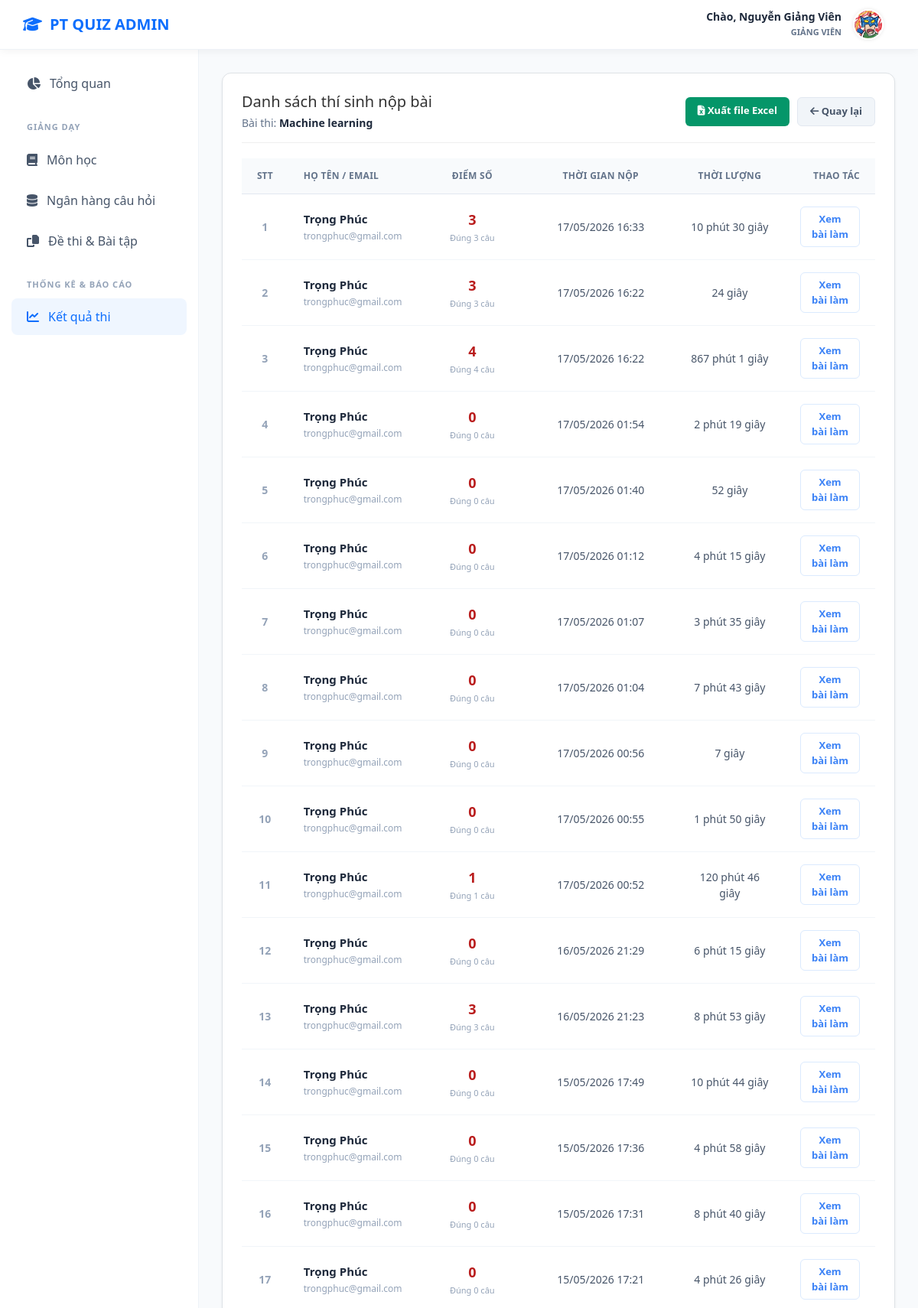
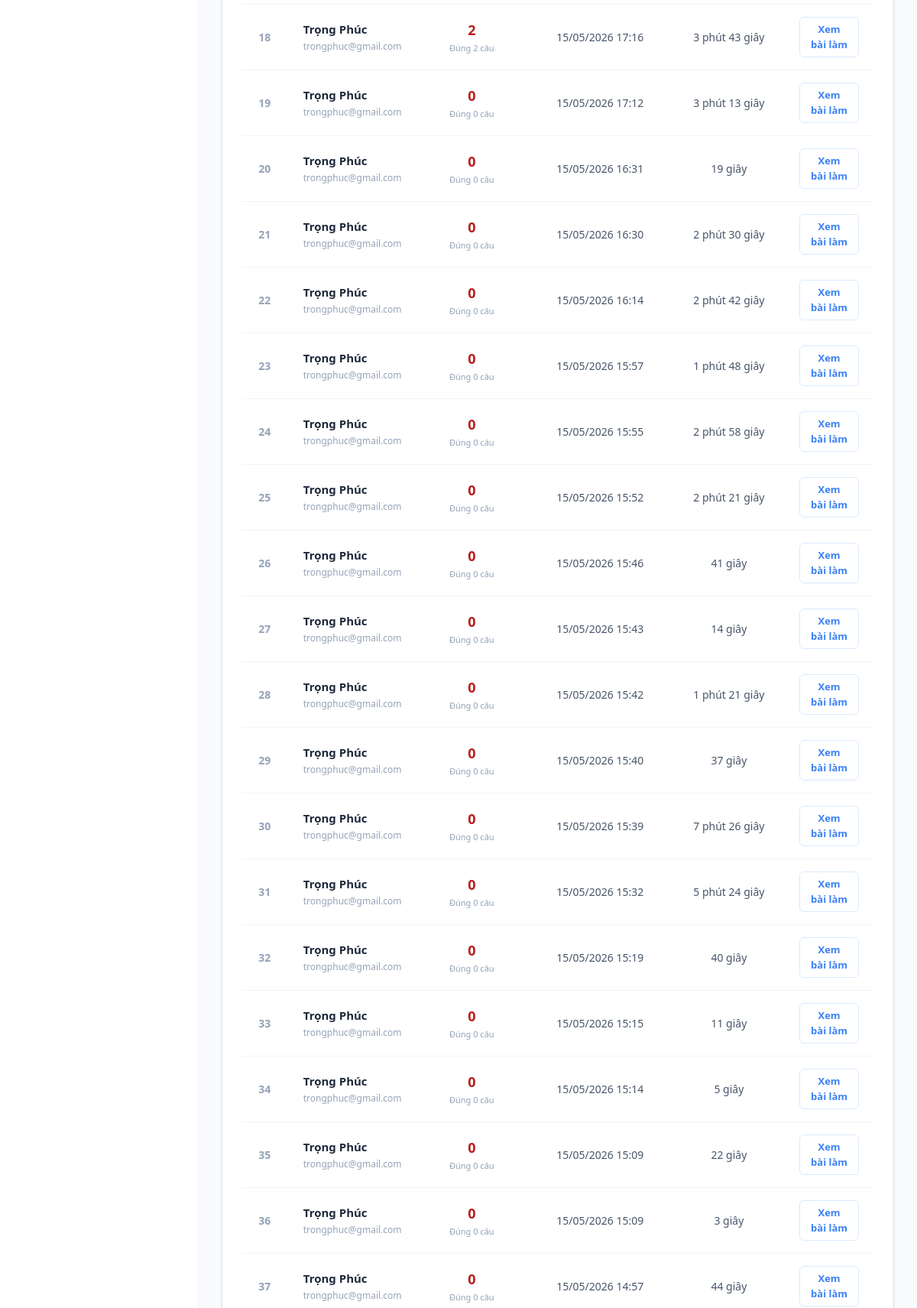
The page /index.php?act=ketqua-thi&id_baithi=39 (signed in, upper part) on the database its author committed (2 pictures, top to bottom).
### tables this page shows
CREATE TABLE `baithi` (
  `id_baithi` int(11) NOT NULL,
  `id_monhoc` int(11) DEFAULT NULL,
  `ten_baithi` varchar(255) DEFAULT NULL,
  `mieuta` text DEFAULT NULL,
  `tongcauhoi` int(11) DEFAULT NULL,
  `thoigianlam` int(11) DEFAULT NULL,
  `thoigianbatdau` datetime DEFAULT NULL,
  `thoigianketthuc` datetime DEFAULT NULL,
  `trangthai` varchar(50) DEFAULT NULL,
  `xao_tron` tinyint(1) NOT NULL DEFAULT 0,
  `hien_dapan` tinyint(1) DEFAULT 0,
  `ngaytao` datetime DEFAULT NULL
);

CREATE TABLE `lanthi` (
  `id_lanthi` int(11) NOT NULL,
  `id_nguoidung` int(11) DEFAULT NULL,
  `id_baithi` int(11) DEFAULT NULL,
  `thoigianbatdau` datetime DEFAULT NULL,
  `thoigiannop` datetime DEFAULT NULL,
  `diem` float DEFAULT NULL,
  `thoigianconlai` int(11) DEFAULT NULL,
  `cautraloi_tam` text DEFAULT NULL,
  `trangthai` varchar(50) DEFAULT NULL,
  `socaudung` int(11) DEFAULT NULL,
  `tongdiem_toida` float DEFAULT NULL,
  `last_active` datetime DEFAULT NULL,
  `session_token` varchar(255) DEFAULT NULL
);

CREATE TABLE `nguoidung` (
  `id_nguoidung` int(11) NOT NULL,
  `email` varchar(100) DEFAULT NULL,
  `matkhau` varchar(255) DEFAULT NULL,
  `reset_token` varchar(64) DEFAULT NULL,
  `reset_token_expire` datetime DEFAULT NULL,
  `ten` varchar(100) DEFAULT NULL,
  `vaitro` varchar(50) DEFAULT NULL,
  `trangthai` varchar(50) DEFAULT NULL,
  `ngaytao` datetime DEFAULT NULL,
  `avatar` varchar(255) DEFAULT 'default.png'
);

### controller/giangvien/ketqua.controller.php (called while the page is built, shortened)
<?php
require_once __DIR__ . "/../../model/giangvien/ketqua.model.php";
function ketqua_index() {
    $id_giangvien = $_SESSION['user']['id_nguoidung'] ?? 0;
    if (isset($_GET['id_baithi'])) {
        $id_baithi = (int)$_GET['id_baithi'];
        $submissions = get_exam_submissions($id_baithi);
        $conn = Database::connect();
        $stmt = $conn->prepare("SELECT ten_baithi FROM baithi WHERE id_baithi = ?");
        $stmt->bind_param("i", $id_baithi);
        $stmt->execute();
        $baithi = $stmt->get_result()->fetch_assoc();
        return [
            'id_baithi' => $id_baithi,
            'title' => "Kết quả: " . ($baithi['ten_baithi'] ?? '---'),
            'view' => "views/giangvien/ketqua/submissions.php",
            'data' => $submissions,
            'baithi' => $baithi
        ];
    }
    $list_baithi = get_exam_results_summary($id_giangvien);
    return [
        'title' => "Kết quả thi",
        'view' => "views/giangvien/ketqua/list.php",
        'data' => $list_baithi
    ];
}

### model/giangvien/ketqua.model.php (called while the page is built, shortened)
<?php
function get_exam_submissions($id_baithi) {
    $conn = Database::connect();
    $sql = "SELECT
                l.id_lanthi,
                l.id_nguoidung,
                n.ten as ten_thisinh,
                n.email as email_thisinh,
                l.diem,
                l.socaudung,
                l.thoigianbatdau,
                l.thoigiannop,
                TIMESTAMPDIFF(SECOND, l.thoigianbatdau, l.thoigiannop) as thoi_gian_lam_giay
            FROM lanthi l
            JOIN nguoidung n ON l.id_nguoidung = n.id_nguoidung
            WHERE l.id_baithi = ? AND l.trangthai = 'done'
            ORDER BY l.thoigiannop DESC";
    $stmt = $conn->prepare($sql);
    $stmt->bind_param("i", $id_baithi);
    $stmt->execute();
    $result = $stmt->get_result();
    $data = $result->fetch_all(MYSQLI_ASSOC);
    return $data;
}

### views/giangvien/ketqua/submissions.php (the view)
<div class="card" style="background: white; padding: 25px; border-radius: 12px; border: 1px solid #dee2e6; box-shadow: 0 2px 4px rgba(0,0,0,0.05);">
    <div style="display: flex; justify-content: space-between; align-items: center; margin-bottom: 20px; padding-bottom: 15px; border-bottom: 1px solid #eee;">
        <div>
            <h2 style="margin: 0; color: #333; font-size: 20px;">Danh sách thí sinh nộp bài</h2>
            <div style="margin-top: 5px; color: #64748b; font-size: 14px;">
                Bài thi: <strong style="color: #1e293b;"><?= htmlspecialchars($baithi['ten_baithi'] ?? '---') ?></strong>
            </div>
        </div>
        <div style="display:flex; gap:10px;">
            <a href="api/ketqua/export-excel?id_baithi=<?= $id_baithi ?>"
               style="background:#059669; color:white; padding:8px 16px; border-radius:6px; text-decoration:none; font-size:13px; font-weight:600; border:none;">
               <i class="fas fa-file-excel"></i> Xuất file Excel
            </a>
            <a href="index.php?act=ketqua-thi"
               style="background:#f1f5f9; color:#475569; padding:8px 16px; border-radius:6px; text-decoration:none; font-size:13px; font-weight:600; border:1px solid #e2e8f0;">
               <i class="fas fa-arrow-left"></i> Quay lại
            </a>
        </div>
    </div>
    <table style="width: 100%; border-collapse: collapse;">
        <thead>
            <tr style="background: #f8fafc; border-bottom: 1px solid #e2e8f0;">
                <th style="padding: 14px 20px; text-align: center; color:#64748b; font-size:12px; font-weight:600; text-transform:uppercase; width:60px;">STT</th>
                <th style="padding: 14px 20px; text-align: left; color:#64748b; font-size:12px; font-weight:600; text-transform:uppercase; letter-spacing:0.025em;">Họ tên / Email</th>
                <th style="padding: 14px 20px; text-align: center; color:#64748b; font-size:12px; font-weight:600; text-transform:uppercase; letter-spacing:0.025em; width:150px;">Điểm số</th>
                <th style="padding: 14px 20px; text-align: center; color:#64748b; font-size:12px; font-weight:600; text-transform:uppercase; letter-spacing:0.025em; width:200px;">Thời gian nộp</th>
                <th style="padding: 14px 20px; text-align: center; color:#64748b; font-size:12px; font-weight:600; text-transform:uppercase; letter-spacing:0.025em; width:150px;">Thời lượng</th>
                <th style="padding: 14px 20px; text-align: right; color:#64748b; font-size:12px; font-weight:600; text-transform:uppercase; letter-spacing:0.025em; width:120px;">Thao tác</th>
            </tr>
        </thead>
        <tbody>
            <?php if (empty($data)): ?>
                <tr>
                    <td colspan="6" style="text-align:center; padding:40px; color:#94a3b8;">Chưa có thí sinh nào nộp bài thi này.</td>
                </tr>
            <?php else: ?>
                <?php foreach ($data as $index => $sub): ?>
                    <tr style="border-bottom:1px solid #f1f5f9; cursor:pointer;"
                        onclick="window.location.href='index.php?act=ketqua-thi&id_lanthi=<?= $sub['id_lanthi'] ?>'"
                        onmouseover="this.style.background='#f8fafc'" onmouseout="this.style.background='white'">
                        <td style="padding:16px 20px; text-align:center; color:#94a3b8; font-size:14px; font-weight:600;"><?= $index + 1 ?></td>
                        <td style="padding:16px 20px;">
                            <div style="font-weight:700; color:#1e293b; font-size:15px;"><?= htmlspecialchars($sub['ten_thisinh']) ?></div>
                            <div style="font-size:12px; color:#94a3b8; margin-top:2px;"><?= htmlspecialchars($sub['email_thisinh']) ?></div>
                        </td>
                        <td style="padding:16px 20px; text-align:center;">
                            <?php
                                $color = '#1e293b';
                                if ($sub['diem'] >= 8) $color = '#15803d';
                                elseif ($sub['diem'] >= 5) $color = '#1d4ed8';
                                else $color = '#b91c1c';
                            ?>
                            <div style="font-size:18px; font-weight:800; color:<?= $color ?>;"><?= $sub['diem'] ?></div>
                            <div style="font-size:11px; color:#94a3b8; margin-top:2px;">Đúng <?= $sub['socaudung'] ?> câu</div>
                        </td>
                        <td style="padding:16px 20px; text-align:center; color:#475569; font-size:14px;">
                            <?= date('d/m/Y H:i', strtotime($sub['thoigiannop'])) ?>
                        </td>
                        <td style="padding:16px 20px; text-align:center; color:#475569; font-size:14px;">
                            <?php
                                $s = $sub['thoi_gian_lam_giay'];
                                if ($s < 60) echo $s . " giây";
                                else echo floor($s / 60) . " phút " . ($s % 60) . " giây";
                            ?>
                        </td>
                        <td style="padding:16px 20px; text-align:right;">
                            <button style="background:#fff; color:#3b82f6; border:1px solid #dbeafe; padding:6px 12px; border-radius:6px; cursor:pointer; font-size:13px; font-weight:600;">Xem bài làm</button>
                        </td>
                    </tr>
                <?php endforeach; ?>
            <?php endif; ?>
        </tbody>
    </table>
</div>

### views/layouts/header.php (style rules this page uses)
:root { --primary-blue: #0d6efd; --dark-text: #212529; --light-bg: #f8fafc; --sidebar-bg: #ffffff; }
body { margin: 0; font-family: 'Segoe UI', sans-serif; background: var(--light-bg); }

### rows shown on the page
baithi: ten_baithi "Machine learning"
lanthi: id_nguoidung.ten "Trọng Phúc", id_nguoidung.email "trongphuc@gmail.com", diem "3", socaudung "3", thoigiannop "17/05/2026 16:33", s "10", s "30"
lanthi: id_nguoidung.ten "Trọng Phúc", id_nguoidung.email "trongphuc@gmail.com", diem "3", socaudung "3", thoigiannop "17/05/2026 16:22", s "24"
lanthi: id_nguoidung.ten "Trọng Phúc", id_nguoidung.email "trongphuc@gmail.com", diem "4", socaudung "4", thoigiannop "17/05/2026 16:22", s "867", s "1"
lanthi: id_nguoidung.ten "Trọng Phúc", id_nguoidung.email "trongphuc@gmail.com", diem "0", socaudung "0", thoigiannop "17/05/2026 01:54", s "2", s "19"
lanthi: id_nguoidung.ten "Trọng Phúc", id_nguoidung.email "trongphuc@gmail.com", diem "0", socaudung "0", thoigiannop "17/05/2026 01:40", s "52"
lanthi: id_nguoidung.ten "Trọng Phúc", id_nguoidung.email "trongphuc@gmail.com", diem "0", socaudung "0", thoigiannop "17/05/2026 01:12", s "4", s "15"
lanthi: id_nguoidung.ten "Trọng Phúc", id_nguoidung.email "trongphuc@gmail.com", diem "0", socaudung "0", thoigiannop "17/05/2026 01:07", s "3", s "35"
lanthi: id_nguoidung.ten "Trọng Phúc", id_nguoidung.email "trongphuc@gmail.com", diem "0", socaudung "0", thoigiannop "17/05/2026 01:04", s "7", s "43"
lanthi: id_nguoidung.ten "Trọng Phúc", id_nguoidung.email "trongphuc@gmail.com", diem "0", socaudung "0", thoigiannop "17/05/2026 00:56", s "7"
lanthi: id_nguoidung.ten "Trọng Phúc", id_nguoidung.email "trongphuc@gmail.com", diem "0", socaudung "0", thoigiannop "17/05/2026 00:55", s "1", s "50"
lanthi: id_nguoidung.ten "Trọng Phúc", id_nguoidung.email "trongphuc@gmail.com", diem "1", socaudung "1", thoigiannop "17/05/2026 00:52", s "120", s "46"
lanthi: id_nguoidung.ten "Trọng Phúc", id_nguoidung.email "trongphuc@gmail.com", diem "0", socaudung "0", thoigiannop "16/05/2026 21:29", s "6", s "15"
lanthi: id_nguoidung.ten "Trọng Phúc", id_nguoidung.email "trongphuc@gmail.com", diem "3", socaudung "3", thoigiannop "16/05/2026 21:23", s "8", s "53"
lanthi: id_nguoidung.ten "Trọng Phúc", id_nguoidung.email "trongphuc@gmail.com", diem "0", socaudung "0", thoigiannop "15/05/2026 17:49", s "10", s "44"
lanthi: id_nguoidung.ten "Trọng Phúc", id_nguoidung.email "trongphuc@gmail.com", diem "0", socaudung "0", thoigiannop "15/05/2026 17:36", s "4", s "58"
lanthi: id_nguoidung.ten "Trọng Phúc", id_nguoidung.email "trongphuc@gmail.com", diem "0", socaudung "0", thoigiannop "15/05/2026 17:31", s "8", s "40"
lanthi: id_nguoidung.ten "Trọng Phúc", id_nguoidung.email "trongphuc@gmail.com", diem "0", socaudung "0", thoigiannop "15/05/2026 17:21", s "4", s "26"
lanthi: id_nguoidung.ten "Trọng Phúc", id_nguoidung.email "trongphuc@gmail.com", diem "2", socaudung "2", thoigiannop "15/05/2026 17:16", s "3", s "43"
lanthi: id_nguoidung.ten "Trọng Phúc", id_nguoidung.email "trongphuc@gmail.com", diem "0", socaudung "0", thoigiannop "15/05/2026 17:12", s "3", s "13"
lanthi: id_nguoidung.ten "Trọng Phúc", id_nguoidung.email "trongphuc@gmail.com", diem "0", socaudung "0", thoigiannop "15/05/2026 16:31", s "19"
lanthi: id_nguoidung.ten "Trọng Phúc", id_nguoidung.email "trongphuc@gmail.com", diem "0", socaudung "0", thoigiannop "15/05/2026 16:30", s "2", s "30"
lanthi: id_nguoidung.ten "Trọng Phúc", id_nguoidung.email "trongphuc@gmail.com", diem "0", socaudung "0", thoigiannop "15/05/2026 16:14", s "2", s "42"
lanthi: id_nguoidung.ten "Trọng Phúc", id_nguoidung.email "trongphuc@gmail.com", diem "0", socaudung "0", thoigiannop "15/05/2026 15:57", s "1", s "48"
lanthi: id_nguoidung.ten "Trọng Phúc", id_nguoidung.email "trongphuc@gmail.com", diem "0", socaudung "0", thoigiannop "15/05/2026 15:55", s "2", s "58"
lanthi: id_nguoidung.ten "Trọng Phúc", id_nguoidung.email "trongphuc@gmail.com", diem "0", socaudung "0", thoigiannop "15/05/2026 15:52", s "2", s "21"
lanthi: id_nguoidung.ten "Trọng Phúc", id_nguoidung.email "trongphuc@gmail.com", diem "0", socaudung "0", thoigiannop "15/05/2026 15:46", s "41"
lanthi: id_nguoidung.ten "Trọng Phúc", id_nguoidung.email "trongphuc@gmail.com", diem "0", socaudung "0", thoigiannop "15/05/2026 15:43", s "14"
lanthi: id_nguoidung.ten "Trọng Phúc", id_nguoidung.email "trongphuc@gmail.com", diem "0", socaudung "0", thoigiannop "15/05/2026 15:42", s "1", s "21"
lanthi: id_nguoidung.ten "Trọng Phúc", id_nguoidung.email "trongphuc@gmail.com", diem "0", socaudung "0", thoigiannop "15/05/2026 15:40", s "37"
lanthi: id_nguoidung.ten "Trọng Phúc", id_nguoidung.email "trongphuc@gmail.com", diem "0", socaudung "0", thoigiannop "15/05/2026 15:39", s "7", s "26"
lanthi: id_nguoidung.ten "Trọng Phúc", id_nguoidung.email "trongphuc@gmail.com", diem "0", socaudung "0", thoigiannop "15/05/2026 15:32", s "5", s "24"
lanthi: id_nguoidung.ten "Trọng Phúc", id_nguoidung.email "trongphuc@gmail.com", diem "0", socaudung "0", thoigiannop "15/05/2026 15:19", s "40"
lanthi: id_nguoidung.ten "Trọng Phúc", id_nguoidung.email "trongphuc@gmail.com", diem "0", socaudung "0", thoigiannop "15/05/2026 15:15", s "11"
lanthi: id_nguoidung.ten "Trọng Phúc", id_nguoidung.email "trongphuc@gmail.com", diem "0", socaudung "0", thoigiannop "15/05/2026 15:14", s "5"
lanthi: id_nguoidung.ten "Trọng Phúc", id_nguoidung.email "trongphuc@gmail.com", diem "0", socaudung "0", thoigiannop "15/05/2026 15:09", s "22"
lanthi: id_nguoidung.ten "Trọng Phúc", id_nguoidung.email "trongphuc@gmail.com", diem "0", socaudung "0", thoigiannop "15/05/2026 15:09", s "3"
lanthi: id_nguoidung.ten "Trọng Phúc", id_nguoidung.email "trongphuc@gmail.com", diem "0", socaudung "0", thoigiannop "15/05/2026 14:57", s "44"

### other values the page prints
$_SESSION['user']['ten'] "Nguyễn Giảng Viên"
